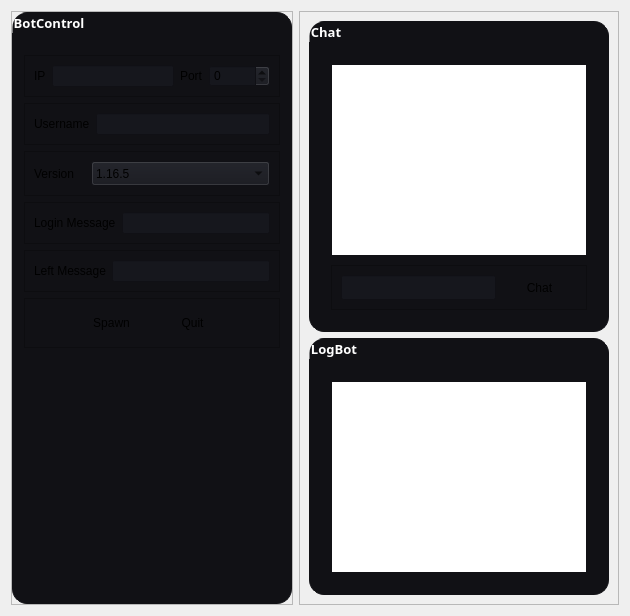
         <widget class="QWidget" name="botcontrol_page">
          <layout class="QHBoxLayout" name="horizontalLayout_15">
           <item>
            <widget class="QFrame" name="frame_17">
             <property name="maximumSize">
              <size>
               <width>346783</width>
               <height>16777215</height>
              </size>
             </property>
             <property name="styleSheet">
              <string notr="true"/>
             </property>
             <property name="frameShape">
              <enum>QFrame::StyledPanel</enum>
             </property>
             <property name="frameShadow">
              <enum>QFrame::Raised</enum>
             </property>
             <layout class="QVBoxLayout" name="verticalLayout_13">
              <property name="leftMargin">
               <number>0</number>
              </property>
              <property name="topMargin">
               <number>0</number>
              </property>
              <property name="rightMargin">
               <number>0</number>
              </property>
              <property name="bottomMargin">
               <number>0</number>
              </property>
              <item>
               <widget class="QGroupBox" name="groupBox_4">
                <property name="font">
                 <font>
                  <family>JetBrains Mono</family>
                  <pointsize>10</pointsize>
                  <weight>75</weight>
                  <bold>true</bold>
                 </font>
                </property>
                <property name="styleSheet">
                 <string notr="true">#groupBox_4{
	background-color: rgb(17, 17, 21);
	border: 1px solid  rgb(17, 17, 21);
	border-radius: 15px;
}
#groupBox_4::title{
	color: rgb(255, 255, 255);

}</string>
                </property>
                <property name="title">
                 <string>BotControl</string>
                </property>
                <layout class="QVBoxLayout" name="verticalLayout_11">
                 <property name="topMargin">
                  <number>19</number>
                 </property>
                 <item>
                  <widget class="QFrame" name="frame_15">
                   <property name="minimumSize">
                    <size>
                     <width>0</width>
                     <height>32</height>
                    </size>
                   </property>
                   <property name="styleSheet">
                    <string notr="true">background-color: rgb(17, 17, 21);</string>
                   </property>
                   <property name="frameShape">
                    <enum>QFrame::StyledPanel</enum>
                   </property>
                   <property name="frameShadow">
                    <enum>QFrame::Raised</enum>
                   </property>
                   <layout class="QHBoxLayout" name="horizontalLayout_13">
                    <item>
                     <widget class="QLabel" name="label_19">
                      <property name="text">
                       <string>IP</string>
                      </property>
                     </widget>
                    </item>
                    <item>
                     <widget class="QLineEdit" name="ip_tb_2">
                      <property name="styleSheet">
                       <string notr="true">background-color: rgb(22, 23, 29);</string>
                      </property>
                      <property name="clearButtonEnabled">
                       <bool>false</bool>
                      </property>
                     </widget>
                    </item>
                    <item>
                     <widget class="QLabel" name="label_20">
                      <property name="text">
                       <string>Port</string>
                      </property>
                     </widget>
                    </item>
                    <item>
                     <widget class="QSpinBox" name="port_sp_2">
                      <property name="styleSheet">
                       <string notr="true">background-color: rgb(22, 23, 29);</string>
                      </property>
                      <property name="maximum">
                       <number>65535</number>
                      </property>
                      <property name="value">
                       <number>0</number>
                      </property>
                     </widget>
                    </item>
                   </layout>
                  </widget>
                 </item>
                 <item>
                  <widget class="QFrame" name="frame_14">
                   <property name="styleSheet">
                    <string notr="true">background-color: rgb(17, 17, 21);</string>
                   </property>
                   <property name="frameShape">
                    <enum>QFrame::StyledPanel</enum>
                   </property>
                   <property name="frameShadow">
                    <enum>QFrame::Raised</enum>
                   </property>
                   <layout class="QHBoxLayout" name="horizontalLayout_12">
                    <item>
                     <widget class="QLabel" name="label_18">
                      <property name="maximumSize">
                       <size>
                        <width>1000</width>
                        <height>16777215</height>
                       </size>
                      </property>
                      <property name="text">
                       <string>Username</string>
                      </property>
                     </widget>
                    </item>
                    <item>
                     <widget class="QLineEdit" name="usrname_tb">
                      <property name="styleSheet">
                       <string notr="true">background-color: rgb(22, 23, 29);</string>
                      </property>
                      <property name="clearButtonEnabled">
                       <bool>false</bool>
                      </property>
                     </widget>
                    </item>
                   </layout>
                  </widget>
                 </item>
                 <item>
                  <widget class="QFrame" name="frame_16">
                   <property name="styleSheet">
                    <string notr="true">background-color: rgb(17, 17, 21);</string>
                   </property>
                   <property name="frameShape">
                    <enum>QFrame::StyledPanel</enum>
                   </property>
                   <property name="frameShadow">
                    <enum>QFrame::Raised</enum>
                   </property>
                   <layout class="QHBoxLayout" name="horizontalLayout_14">
                    <item>
                     <widget class="QLabel" name="label_21">
                      <property name="maximumSize">
                       <size>
                        <width>51</width>
                        <height>16777215</height>
                       </size>
                      </property>
                      <property name="text">
                       <string>Version</string>
                      </property>
                     </widget>
                    </item>
                    <item>
                     <widget class="QComboBox" name="ver_cb_2">
                      <property name="minimumSize">
                       <size>
                        <width>0</width>
                        <height>25</height>
                       </size>
                      </property>
                      <property name="styleSheet">
                       <string notr="true">background-color: rgb(22, 23, 29);</string>
                      </property>
                      <property name="editable">
                       <bool>false</bool>
                      </property>
                      <property name="currentIndex">
                       <number>22</number>
                      </property>
                      <property name="modelColumn">
                       <number>0</number>
                      </property>
                      <item>
                       <property name="text">
                        <string>1.8</string>
                       </property>
                      </item>
                      <item>
                       <property name="text">
                        <string>1.9</string>
                       </property>
                      </item>
                      <item>
                       <property name="text">
                        <string>1.10</string>
                       </property>
                      </item>
                      <item>
                       <property name="text">
                        <string>1.10.1</string>
                       </property>
                      </item>
                      <item>
                       <property name="text">
                        <string>1.10.2</string>
                       </property>
                      </item>
                      <item>
                       <property name="text">
                        <string>1.11</string>
                       </property>
                      </item>
                      <item>
                       <property name="text">
                        <string>1.11.2</string>
                       </property>
                      </item>
                      <item>
                       <property name="text">
                        <string>1.12</string>
                       </property>
                      </item>
                      <item>
                       <property name="text">
                        <string>1.12.1</string>
                       </property>
                      </item>
                      <item>
                       <property name="text">
                        <string>1.12.2</string>
                       </property>
                      </item>
                      <item>
                       <property name="text">
                        <string>1.13</string>
                       </property>
                      </item>
                      <item>
                       <property name="text">
                        <string>1.13.1</string>
                       </property>
                      </item>
                      <item>
                       <property name="text">
                        <string>1.13.2</string>
                       </property>
                      </item>
                      <item>
                       <property name="text">
                        <string>1.14</string>
                       </property>
                      </item>
                      <item>
                       <property name="text">
                        <string>1.14.1</string>
                       </property>
                      </item>
                      <item>
                       <property name="text">
                        <string>1.14.2</string>
                       </property>
                      </item>
                      <item>
                       <property name="text">
                        <string>1.15</string>
                       </property>
                      </item>
                      <item>
                       <property name="text">
                        <string>1.16</string>
                       </property>
                      </item>
                      <item>
                       <property name="text">
                        <string>1.16.1</string>
                       </property>
                      </item>
                      <item>
                       <property name="text">
                        <string>1.16.2</string>
                       </property>
                      </item>
                      <item>
                       <property name="text">
                        <string>1.16.3</string>
                       </property>
                      </item>
                      <item>
                       <property name="text">
                        <string>1.16.4</string>
                       </property>
                      </item>
                      <item>
                       <property name="text">
                        <string>1.16.5</string>
                       </property>
                      </item>
                      <item>
                       <property name="text">
                        <string>1.17</string>
                       </property>
                      </item>
                      <item>
                       <property name="text">
                        <string>1.17.1</string>
                       </property>
                      </item>
                      <item>
                       <property name="text">
                        <string>1.18</string>
                       </property>
                      </item>
                      <item>
                       <property name="text">
                        <string>1.18.1</string>
                       </property>
                      </item>
                      <item>
                       <property name="text">
                        <string>1.18.2</string>
                       </property>
                      </item>
                      <item>
                       <property name="text">
                        <string>1.19</string>
                       </property>
                      </item>
                      <item>
                       <property name="text">
                        <string>1.19.1</string>
                       </property>
                      </item>
                      <item>
                       <property name="text">
                        <string>1.19.2</string>
                       </property>
                      </item>
                     </widget>
                    </item>
                   </layout>
                  </widget>
                 </item>
                 <item>
                  <widget class="QFrame" name="frame_20">
                   <property name="styleSheet">
                    <string notr="true">background-color: rgb(17, 17, 21);</string>
                   </property>
                   <property name="frameShape">
                    <enum>QFrame::StyledPanel</enum>
                   </property>
                   <property name="frameShadow">
                    <enum>QFrame::Raised</enum>
                   </property>
                   <layout class="QHBoxLayout" name="horizontalLayout_18">
                    <item>
                     <widget class="QLabel" name="label_22">
                      <property name="maximumSize">
                       <size>
                        <width>10000</width>
                        <height>16777215</height>
                       </size>
                      </property>
                      <property name="text">
                       <string>Login Message</string>
                      </property>
                     </widget>
                    </item>
                    <item>
                     <widget class="QLineEdit" name="login_msg_tb">
                      <property name="styleSheet">
                       <string notr="true">background-color: rgb(22, 23, 29);</string>
                      </property>
                      <property name="clearButtonEnabled">
                       <bool>false</bool>
                      </property>
                     </widget>
                    </item>
                   </layout>
                  </widget>
                 </item>
                 <item>
                  <widget class="QFrame" name="frame_21">
                   <property name="styleSheet">
                    <string notr="true">background-color: rgb(17, 17, 21);</string>
                   </property>
                   <property name="frameShape">
                    <enum>QFrame::StyledPanel</enum>
                   </property>
                   <property name="frameShadow">
                    <enum>QFrame::Raised</enum>
                   </property>
                   <layout class="QHBoxLayout" name="horizontalLayout_19">
                    <item>
                     <widget class="QLabel" name="label_23">
                      <property name="maximumSize">
                       <size>
                        <width>1000</width>
                        <height>16777215</height>
                       </size>
                      </property>
                      <property name="text">
                       <string>Left Message</string>
                      </property>
                     </widget>
                    </item>
                    <item>
                     <widget class="QLineEdit" name="left_msg_tb">
                      <property name="styleSheet">
                       <string notr="true">background-color: rgb(22, 23, 29);</string>
                      </property>
                      <property name="clearButtonEnabled">
                       <bool>false</bool>
                      </property>
                     </widget>
                    </item>
                   </layout>
                  </widget>
                 </item>
                 <item>
                  <widget class="QFrame" name="frame_18">
                   <property name="minimumSize">
                    <size>
                     <width>0</width>
                     <height>20</height>
                    </size>
                   </property>
                   <property name="styleSheet">
                    <string notr="true">background-color: rgb(17, 17, 21);</string>
                   </property>
                   <property name="frameShape">
                    <enum>QFrame::StyledPanel</enum>
                   </property>
                   <property name="frameShadow">
                    <enum>QFrame::Raised</enum>
                   </property>
                   <layout class="QHBoxLayout" name="horizontalLayout_17">
                    <item>
                     <spacer name="horizontalSpacer_8">
                      <property name="orientation">
                       <enum>Qt::Horizontal</enum>
                      </property>
                      <property name="sizeHint" stdset="0">
                       <size>
                        <width>40</width>
                        <height>20</height>
                       </size>
                      </property>
                     </spacer>
                    </item>
                    <item>
                     <widget class="QPushButton" name="spawn_btn">
                      <property name="minimumSize">
                       <size>
                        <width>75</width>
                        <height>30</height>
                       </size>
                      </property>
                      <property name="cursor">
                       <cursorShape>PointingHandCursor</cursorShape>
                      </property>
                      <property name="toolTip">
                       <string>Start</string>
                      </property>
                      <property name="styleSheet">
                       <string notr="true">#spawn_btn{
	/*border: 2px solid rgb(184, 184, 184);*/
	border-radius: 3px;
	
	font: 9pt &quot;JetBrains Mono&quot;;
}

#spawn_btn::hover{
	border-color:#539dd8;
	margin-left: 0px;
	color: white;
	
	background-color: rgba(83, 157, 216, 50);
	
}</string>
                      </property>
                      <property name="text">
                       <string>Spawn</string>
                      </property>
                      <property name="icon">
                       <iconset resource="resource/modern.qrc">
                        <normaloff>:/button/icons/start.png</normaloff>:/button/icons/start.png</iconset>
                      </property>
                      <property name="iconSize">
                       <size>
                        <width>20</width>
                        <height>20</height>
                       </size>
                      </property>
                     </widget>
                    </item>
                    <item>
                     <widget class="QPushButton" name="quit_btn">
                      <property name="minimumSize">
                       <size>
                        <width>75</width>
                        <height>30</height>
                       </size>
                      </property>
                      <property name="cursor">
                       <cursorShape>PointingHandCursor</cursorShape>
                      </property>
                      <property name="toolTip">
                       <string>Kick all bot in server</string>
                      </property>
                      <property name="styleSheet">
                       <string notr="true">#quit_btn{
/*	border: 2px solid rgb(184, 184, 184);*/
	border-radius: 3px;
	
	font: 9pt &quot;JetBrains Mono&quot;;
}

#quit_btn::hover{
	border-color: #539dd8;
	margin-left: 0px;
	color: white;
	
	background-color: rgba(83, 157, 216, 50);
	
}</string>
                      </property>
                      <property name="text">
                       <string>Quit</string>
                      </property>
                      <property name="icon">
                       <iconset resource="resource/modern.qrc">
                        <normaloff>:/button/icons/kick.png</normaloff>:/button/icons/kick.png</iconset>
                      </property>
                      <property name="iconSize">
                       <size>
                        <width>22</width>
                        <height>22</height>
                       </size>
                      </property>
                     </widget>
                    </item>
                    <item>
                     <spacer name="horizontalSpacer_9">
                      <property name="orientation">
                       <enum>Qt::Horizontal</enum>
                      </property>
                      <property name="sizeHint" stdset="0">
                       <size>
                        <width>40</width>
                        <height>20</height>
                       </size>
                      </property>
                     </spacer>
                    </item>
                   </layout>
                  </widget>
                 </item>
                 <item>
                  <spacer name="verticalSpacer_6">
                   <property name="orientation">
                    <enum>Qt::Vertical</enum>
                   </property>
                   <property name="sizeHint" stdset="0">
                    <size>
                     <width>20</width>
                     <height>40</height>
                    </size>
                   </property>
                  </spacer>
                 </item>
                </layout>
               </widget>
              </item>
             </layout>
            </widget>
           </item>
           <item>
            <widget class="QFrame" name="frame_19">
             <property name="minimumSize">
              <size>
               <width>30</width>
               <height>0</height>
              </size>
             </property>
             <property name="styleSheet">
              <string notr="true">#chatlog_gr{
	background-color: rgb(17, 17, 21);
	border: 1px solid  rgb(17, 17, 21);
	border-radius: 15px;
}
#chatlog_gr::title{
	color: rgb(255, 255, 255);

}</string>
             </property>
             <property name="frameShape">
              <enum>QFrame::StyledPanel</enum>
             </property>
             <property name="frameShadow">
              <enum>QFrame::Raised</enum>
             </property>
             <layout class="QVBoxLayout" name="verticalLayout">
              <item>
               <widget class="QGroupBox" name="chatlog_gr">
                <property name="minimumSize">
                 <size>
                  <width>200</width>
                  <height>0</height>
                 </size>
                </property>
                <property name="font">
                 <font>
                  <family>JetBrains Mono</family>
                  <pointsize>10</pointsize>
                  <weight>75</weight>
                  <bold>true</bold>
                 </font>
                </property>
                <property name="styleSheet">
                 <string notr="true">#chatlog_gr{
	background-color: rgb(17, 17, 21);
	border: 1px solid  rgb(17, 17, 21);
	border-radius: 15px;
}
#chatlog_gr::title{
	color: rgb(255, 255, 255);

}</string>
                </property>
                <property name="title">
                 <string>Chat</string>
                </property>
                <layout class="QGridLayout" name="gridLayout_11">
                 <property name="leftMargin">
                  <number>19</number>
                 </property>
                 <property name="topMargin">
                  <number>19</number>
                 </property>
                 <property name="rightMargin">
                  <number>19</number>
                 </property>
                 <property name="bottomMargin">
                  <number>19</number>
                 </property>
                 <property name="horizontalSpacing">
                  <number>7</number>
                 </property>
                 <property name="verticalSpacing">
                  <number>9</number>
                 </property>
                 <item row="0" column="0">
                  <widget class="QTextEdit" name="chatlog_tb">
                   <property name="cursor" stdset="0">
                    <cursorShape>ForbiddenCursor</cursorShape>
                   </property>
                   <property name="styleSheet">
                    <string notr="true">color: white;
border: 1px solid rgb(17, 17, 21);
border-radius: 3px;</string>
                   </property>
                   <property name="readOnly">
                    <bool>true</bool>
                   </property>
                  </widget>
                 </item>
                 <item row="1" column="0">
                  <widget class="QFrame" name="frame_22">
                   <property name="minimumSize">
                    <size>
                     <width>0</width>
                     <height>40</height>
                    </size>
                   </property>
                   <property name="styleSheet">
                    <string notr="true">background-color: rgb(17, 17, 21);</string>
                   </property>
                   <property name="frameShape">
                    <enum>QFrame::StyledPanel</enum>
                   </property>
                   <property name="frameShadow">
                    <enum>QFrame::Raised</enum>
                   </property>
                   <layout class="QHBoxLayout" name="horizontalLayout_20">
                    <item>
                     <widget class="QLineEdit" name="chat_tb_2">
                      <property name="minimumSize">
                       <size>
                        <width>0</width>
                        <height>25</height>
                       </size>
                      </property>
                      <property name="maximumSize">
                       <size>
                        <width>325636</width>
                        <height>16777215</height>
                       </size>
                      </property>
                      <property name="styleSheet">
                       <string notr="true">background-color: rgb(22, 23, 29);</string>
                      </property>
                      <property name="clearButtonEnabled">
                       <bool>false</bool>
                      </property>
                     </widget>
                    </item>
                    <item>
                     <widget class="QPushButton" name="chat_btn">
                      <property name="minimumSize">
                       <size>
                        <width>75</width>
                        <height>25</height>
                       </size>
                      </property>
                      <property name="cursor">
                       <cursorShape>PointingHandCursor</cursorShape>
                      </property>
                      <property name="toolTip">
                       <string>Start</string>
                      </property>
                      <property name="styleSheet">
                       <string notr="true">#chat_btn{
	/*border: 2px solid rgb(184, 184, 184);*/
	border-radius: 3px;
	
	font: 9pt &quot;JetBrains Mono&quot;;
}

#chat_btn::hover{
	border-color:#539dd8;
	margin-left: 0px;
	color: white;
	
	background-color: rgba(83, 157, 216, 50);
	
}</string>
                      </property>
                      <property name="text">
                       <string>Chat</string>
                      </property>
                      <property name="icon">
                       <iconset resource="resource/modern.qrc">
                        <normaloff>:/button/icons/chat.png</normaloff>:/button/icons/chat.png</iconset>
                      </property>
                      <property name="iconSize">
                       <size>
                        <width>20</width>
                        <height>20</height>
                       </size>
                      </property>
                     </widget>
                    </item>
                   </layout>
                  </widget>
                 </item>
                </layout>
               </widget>
              </item>
              <item>
               <widget class="QGroupBox" name="logbot_gr">
                <property name="minimumSize">
                 <size>
                  <width>200</width>
                  <height>0</height>
                 </size>
                </property>
                <property name="font">
                 <font>
                  <family>JetBrains Mono</family>
                  <pointsize>10</pointsize>
                  <weight>75</weight>
                  <bold>true</bold>
                 </font>
                </property>
                <property name="styleSheet">
                 <string notr="true">#logbot_gr{
	background-color: rgb(17, 17, 21);
	border: 1px solid  rgb(17, 17, 21);
	border-radius: 15px;
}
#logbot_gr::title{
	color: rgb(255, 255, 255);

}</string>
                </property>
                <property name="title">
                 <string>LogBot</string>
                </property>
                <layout class="QGridLayout" name="gridLayout_13">
                 <property name="leftMargin">
                  <number>19</number>
                 </property>
                 <property name="topMargin">
                  <number>19</number>
                 </property>
                 <property name="rightMargin">
                  <number>19</number>
                 </property>
                 <property name="bottomMargin">
                  <number>19</number>
                 </property>
                 <property name="horizontalSpacing">
                  <number>7</number>
                 </property>
                 <property name="verticalSpacing">
                  <number>9</number>
                 </property>
                 <item row="0" column="0">
                  <widget class="QTextEdit" name="logbot_tb">
                   <property name="cursor" stdset="0">
                    <cursorShape>ForbiddenCursor</cursorShape>
                   </property>
                   <property name="styleSheet">
                    <string notr="true">color: white;
border: 1px solid rgb(17, 17, 21);
border-radius: 3px;</string>
                   </property>
                   <property name="readOnly">
                    <bool>true</bool>
                   </property>
                  </widget>
                 </item>
                </layout>
               </widget>
              </item>
             </layout>
            </widget>
           </item>
          </layout>
         </widget>
